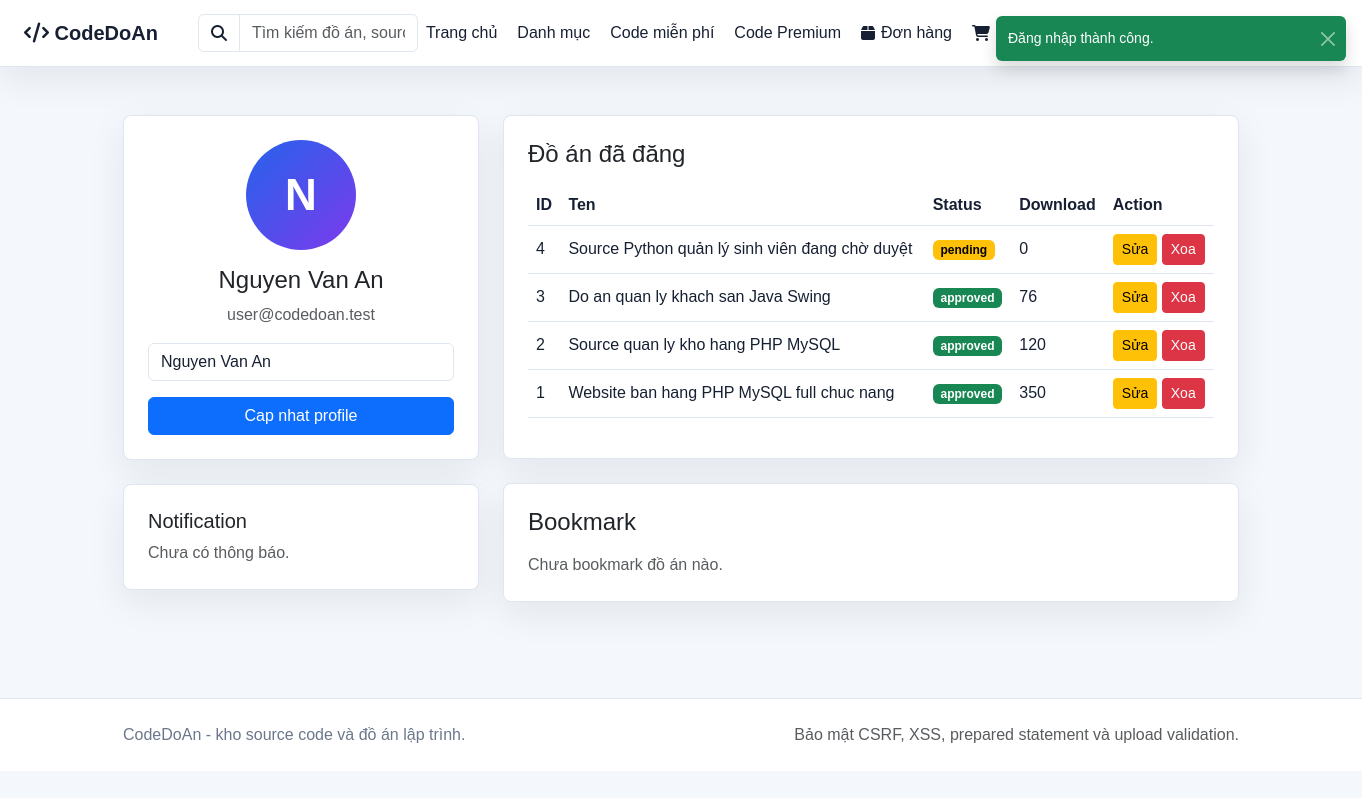
Before: /auth/profile.php (signed in) with the older database file.
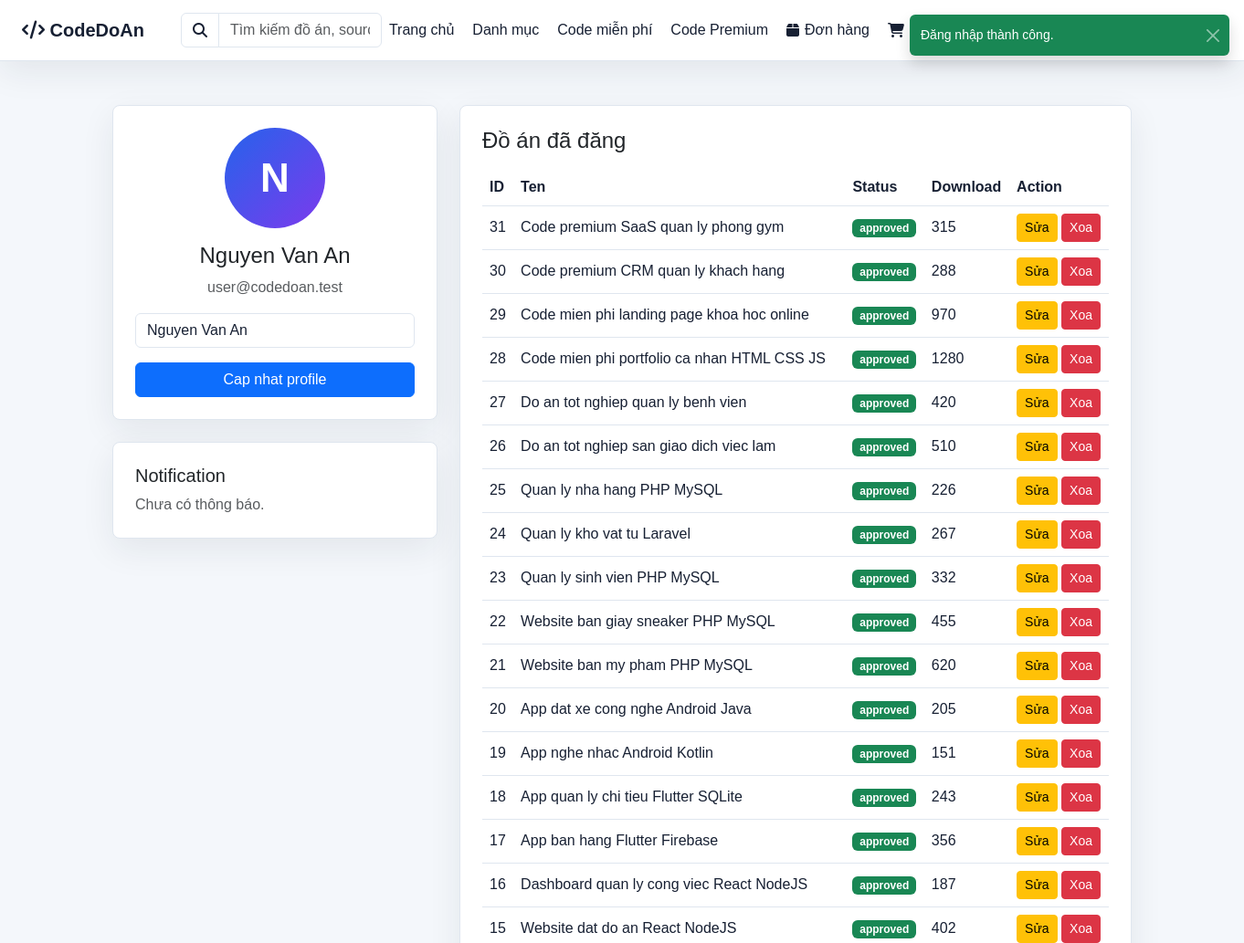
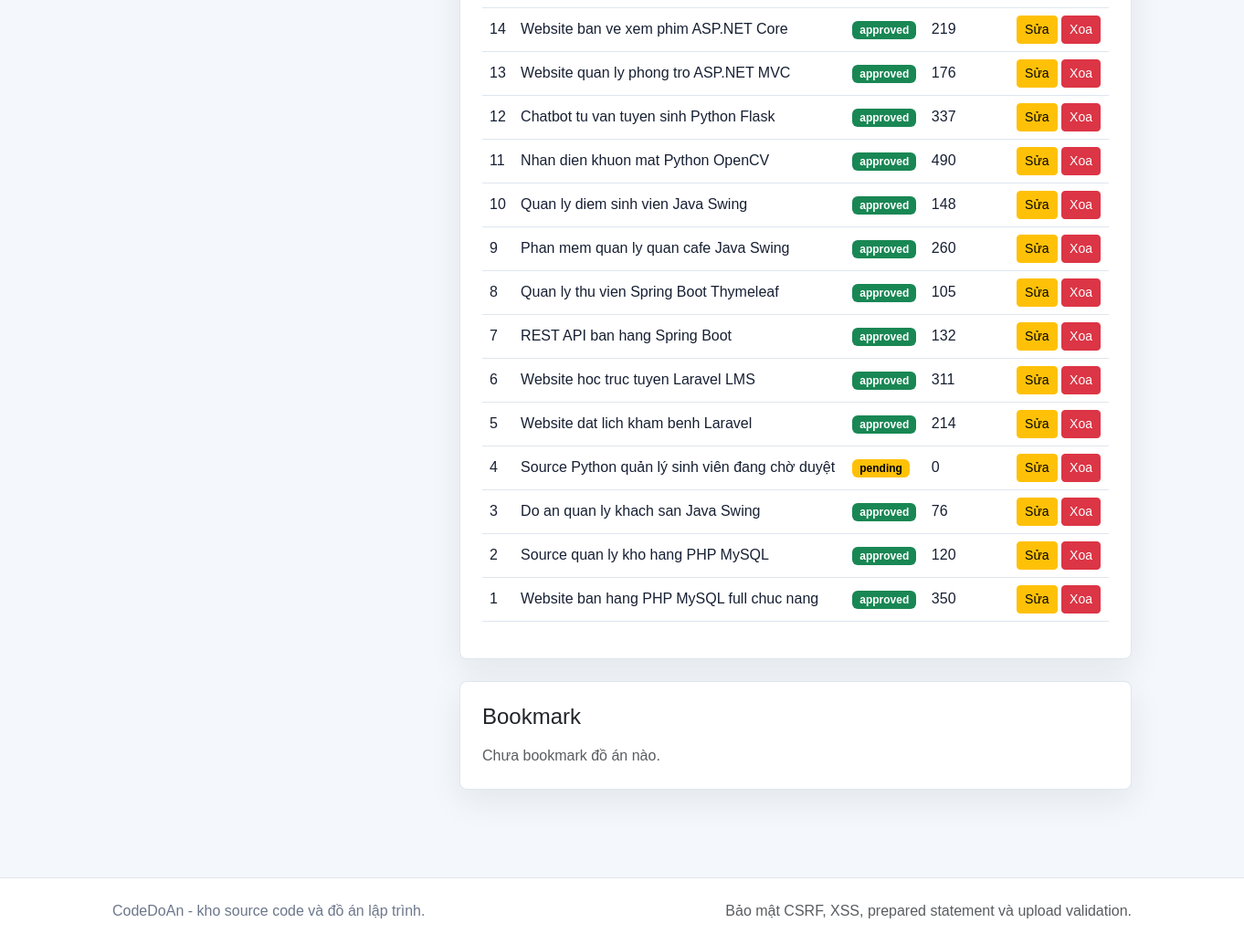
After: the same page with the newer database file (2 pictures, top to bottom).
### tables this page shows
CREATE TABLE projects (
    id INT AUTO_INCREMENT PRIMARY KEY,
    user_id INT,
    category_id INT,
    title VARCHAR(255),
    slug VARCHAR(255),
    meta_title VARCHAR(255),
    short_description VARCHAR(255),
    description TEXT,
    tech_stack VARCHAR(255),
    version VARCHAR(50),
    file_size VARCHAR(50),
    demo_link VARCHAR(255),
    video_demo VARCHAR(255),
    install_guide TEXT,
    main_features TEXT,
    views INT DEFAULT 0,
    downloads_count INT DEFAULT 0,
    image VARCHAR(255),
    source_file VARCHAR(255),
    price INT DEFAULT 0,
    sale_price INT DEFAULT 0,
    is_free TINYINT(1) DEFAULT 0,
    tier ENUM('basic','premium','exclusive') DEFAULT 'basic',
    is_featured TINYINT(1) DEFAULT 0,
    is_hot TINYINT(1) DEFAULT 0,
    downloads INT DEFAULT 0,
    status ENUM('pending','approved','rejected','hidden') DEFAULT 'pending',
    created_at TIMESTAMP DEFAULT CURRENT_TIMESTAMP
);

### config.php (called while the page is built, shortened)
<?php
$host = 'localhost';
$user = 'root';
$pass = '';
$db = 'project_share';
$conn = mysqli_connect($host, $user, $pass, $db);
mysqli_set_charset($conn, 'utf8mb4');
function base_url(string $path = ''): string
{
    $documentRoot = str_replace('\\', '/', realpath($_SERVER['DOCUMENT_ROOT'] ?? __DIR__) ?: __DIR__);
    $appRoot = str_replace('\\', '/', __DIR__);
    $base = '/' . trim(str_replace($documentRoot, '', $appRoot), '/');
    $base = $base === '/' ? '' : $base;
    return rtrim($base, '/') . '/' . ltrim($path, '/');
}
function db_query(string $sql, array $params = [], string $types = '')
{
    global $conn;
    $stmt = mysqli_prepare($conn, $sql);
    mysqli_stmt_bind_param($stmt, $types, ...$params);
    mysqli_stmt_execute($stmt);
    return mysqli_stmt_get_result($stmt) ?: $stmt;
}
function db_all(string $sql, array $params = [], string $types = ''): array
{
    $result = db_query($sql, $params, $types);
    return $result instanceof mysqli_result ? mysqli_fetch_all($result, MYSQLI_ASSOC) : [];
}
function e($value): string
{
    return htmlspecialchars((string) $value, ENT_QUOTES, 'UTF-8');
}
function current_user(): ?array
{
    return $_SESSION['user'] ?? null;
}
function csrf_token(): string
{
    return $_SESSION['csrf_token'];
}
function flashes(): array
{
    $items = $_SESSION['flash'] ?? [];
    return $items;
}

### auth/profile.php (the view, shortened to what the changed rows need)
<?php
require_once dirname(__DIR__) . '/config.php';
$id = (int) current_user()['id'];
$projects = db_all('SELECT * FROM projects WHERE user_id = ? ORDER BY id DESC', [$id], 'i');
?>
<?php include dirname(__DIR__) . '/includes/header.php'; ?>
<main class="container py-5">
    <div class="row g-4">
        <div class="col-lg-8">
            <div class="card p-4 mb-4">
                <div class="table-responsive">
                    <table class="table align-middle">
                        <tr><th>ID</th><th>Ten</th><th>Status</th><th>Download</th><th>Action</th></tr>
                        <?php foreach ($projects as $p) { ?>
                            <tr>
                                <td><?php echo (int) $p['id']; ?></td>
                                <td><?php echo e($p['title']); ?></td>
                                <td><span class="badge text-bg-<?php echo $p['status'] === 'approved' ? 'success' : 'warning'; ?>"><?php echo e($p['status']); ?></span></td>
                                <td><?php echo (int) $p['downloads']; ?></td>
                                <td>
                                    <a href="<?php echo e(base_url('projects/edit.php?id=' . (int) $p['id'])); ?>" class="btn btn-warning btn-sm">Sửa</a>
                                    <a href="<?php echo e(base_url('projects/delete.php?id=' . (int) $p['id'] . '&csrf_token=' . csrf_token())); ?>" class="btn btn-danger btn-sm" onclick="return confirm('Xóa đồ án này?')">Xoa</a>
                                </td>
                            </tr>
                        <?php } ?>
                    </table>
                </div>
            </div>
        </div>
    </div>
</main>
<?php include dirname(__DIR__) . '/includes/footer.php'; ?>

### includes/header.php (shortened to what the changed rows need)
<?php
$styleVersion = is_file(__DIR__ . '/../assets/css/style.css') ? filemtime(__DIR__ . '/../assets/css/style.css') : time();
?>
<!DOCTYPE html>
<html lang="vi">
<head>
    <link href="https://cdn.jsdelivr.net/npm/bootstrap@5.3.3/dist/css/bootstrap.min.css" rel="stylesheet">
    <link rel="stylesheet" href="https://cdnjs.cloudflare.com/ajax/libs/font-awesome/6.5.2/css/all.min.css">
    <link rel="stylesheet" href="https://cdn.jsdelivr.net/npm/swiper@11/swiper-bundle.min.css">
    <link rel="stylesheet" href="<?php echo e(base_url('assets/css/style.css?v=' . $styleVersion)); ?>">
</head>
<body>
<div class="toast-container position-fixed top-0 end-0 p-3">
    <?php foreach (flashes() as $flash) { ?>
        <div class="toast align-items-center text-bg-<?php echo e($flash['type']); ?> border-0" role="alert">
            <div class="d-flex">
                <div class="toast-body"><?php echo e($flash['message']); ?></div>
                <button type="button" class="btn-close btn-close-white me-2 m-auto" data-bs-dismiss="toast"></button>
            </div>
        </div>
    <?php } ?>
</div>

Changed rows visible on the page:
added projects: id "31", title "Code premium SaaS quan ly phong gym", status "approved", downloads "315"
added projects: id "30", title "Code premium CRM quan ly khach hang", status "approved", downloads "288"
added projects: id "29", title "Code mien phi landing page khoa hoc online", status "approved", downloads "970"
added projects: id "28", title "Code mien phi portfolio ca nhan HTML CSS JS", status "approved", downloads "1280"
added projects: id "27", title "Do an tot nghiep quan ly benh vien", status "approved", downloads "420"
added projects: id "26", title "Do an tot nghiep san giao dich viec lam", status "approved", downloads "510"
added projects: id "25", title "Quan ly nha hang PHP MySQL", status "approved", downloads "226"
added projects: id "24", title "Quan ly kho vat tu Laravel", status "approved", downloads "267"
added projects: id "23", title "Quan ly sinh vien PHP MySQL", status "approved", downloads "332"
added projects: id "22", title "Website ban giay sneaker PHP MySQL", status "approved", downloads "455"
added projects: id "21", title "Website ban my pham PHP MySQL", status "approved", downloads "620"
added projects: id "20", title "App dat xe cong nghe Android Java", status "approved", downloads "205"
added projects: id "19", title "App nghe nhac Android Kotlin", status "approved", downloads "151"
added projects: id "18", title "App quan ly chi tieu Flutter SQLite", status "approved", downloads "243"
added projects: id "17", title "App ban hang Flutter Firebase", status "approved", downloads "356"
added projects: id "16", title "Dashboard quan ly cong viec React NodeJS", status "approved", downloads "187"
added projects: id "15", title "Website dat do an React NodeJS", status "approved", downloads "402"
added projects: id "14", title "Website ban ve xem phim ASP.NET Core", status "approved", downloads "219"
added projects: id "13", title "Website quan ly phong tro ASP.NET MVC", status "approved", downloads "176"
added projects: id "12", title "Chatbot tu van tuyen sinh Python Flask", status "approved", downloads "337"
added projects: id "11", title "Nhan dien khuon mat Python OpenCV", status "approved", downloads "490"
added projects: id "10", title "Quan ly diem sinh vien Java Swing", status "approved", downloads "148"
added projects: id "9", title "Phan mem quan ly quan cafe Java Swing", status "approved", downloads "260"
added projects: id "8", title "Quan ly thu vien Spring Boot Thymeleaf", status "approved", downloads "105"
added projects: id "7", title "REST API ban hang Spring Boot", status "approved", downloads "132"
added projects: id "6", title "Website hoc truc tuyen Laravel LMS", status "approved", downloads "311"
added projects: id "5", title "Website dat lich kham benh Laravel", status "approved", downloads "214"
